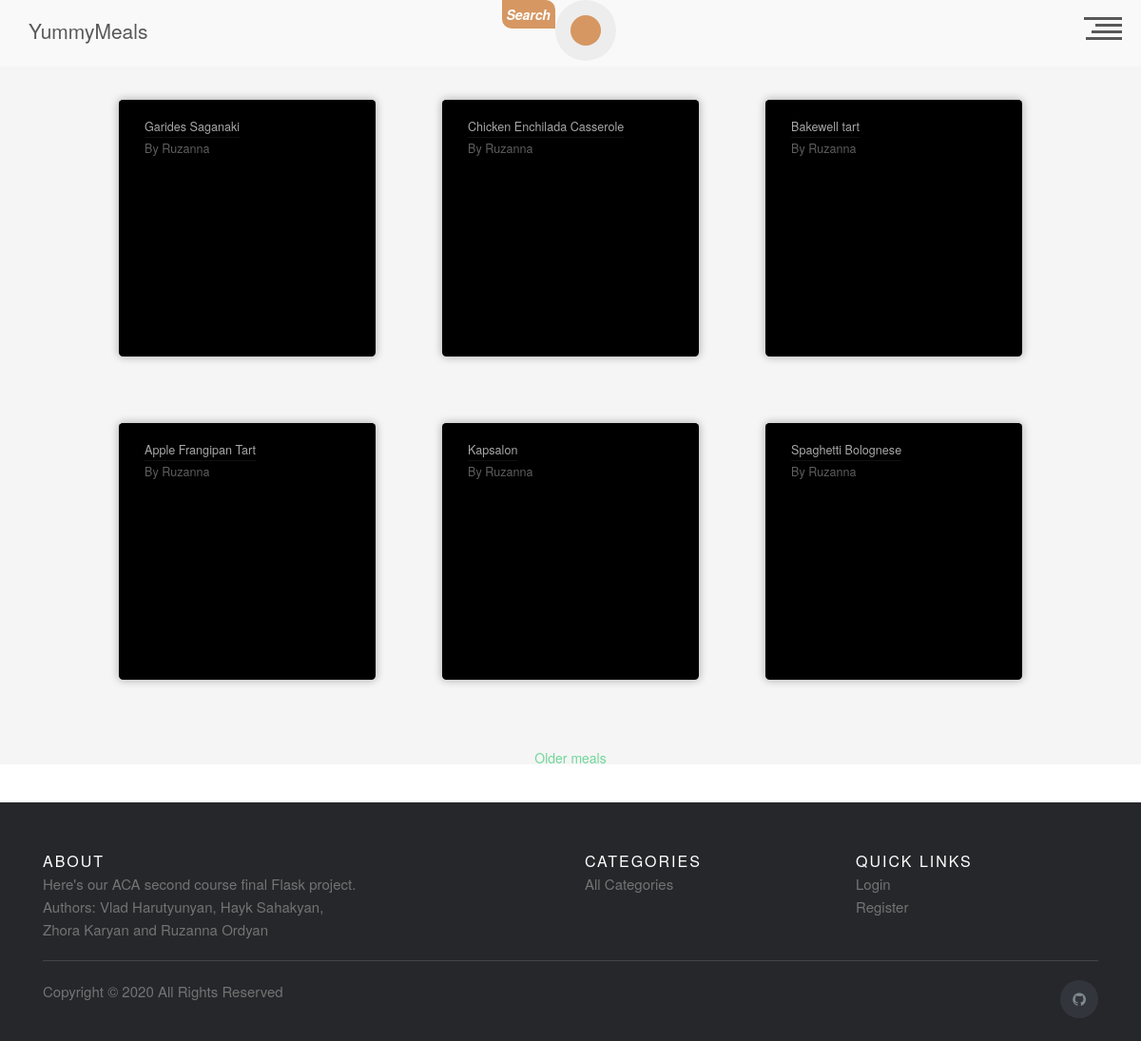
The page /meal/ on the database its author committed.
### app/meals/models.py (models this page shows, shortened)
class Meal(db.Model):
    __tablename__ = 'meal'
    id = Column(Integer, primary_key=True)
    name = Column(String)
    category_id = Column(Integer, ForeignKey('category.id'))
    area_id = Column(Integer, ForeignKey('area.id'))
    author_id = Column(Integer, ForeignKey('user.id'), default=1)
    instructions = Column(String)
    img_link = Column(String, default='default.jpg')
    tags = Column(String)
    video_link = Column(String)
    date_posted = Column(db.DateTime, nullable=False, default=datetime.utcnow)
    area = relationship("Area")
    category = relationship("Category")
    user = relationship("User")

### app/users/models.py (models this page shows, shortened)
class User(db.Model, UserMixin):
    id = db.Column(db.Integer, primary_key=True)
    username = db.Column(db.String(20), unique=True, nullable=False)
    email = db.Column(db.String(120), unique=True, nullable=False)
    image_file = db.Column(
        db.String(20), nullable=False, default='default.jpg')
    password = db.Column(db.String(60), nullable=False)
    comment = db.relationship('UserComments', backref='author', lazy=True)
    is_admin = db.Column(db.Boolean, default=False)

### app/meals/routes.py (the view)
@meals_bp.route('/')
def test_route():
    page = request.args.get('page', 1, type=int)
    meallist = Meal.query.paginate(page, 6, False)
    next_url = url_for('meals.test_route', page=meallist.next_num) \
        if meallist.has_next else None
    prev_url = url_for('meals.test_route', page=meallist.prev_num) \
        if meallist.has_prev else None
    return render_template(
        'main_page.html',
        meallist=meallist,
        next_url=next_url,
        prev_url=prev_url,
    )

### app/meals/templates/main_page.html (shortened to what this page needs)
{% extends 'base.html' %}
{% block content %}
    <link rel="stylesheet" href={{ url_for('meals.static', filename='css/main.css') }}  />
<div class="flexbox">
    {% for meal in meallist.items %}
        <div class="food-card" style="background-image:url(
          {% if meal.author_id != 1 %}
            {{url_for('meals.static' ,filename = meal.img_link )}}
          {% else %}
            {{meal.img_link}}
          {% endif %}
          );">
    <div class="food-card-content">
      <div class="heading show">
        <h2>{{meal.name}}</h2>
      </div>
      <div class="heading author show">
        <h5>By <a href="{{url_for('users.users_profiles' , u_id = meal.user.id)}}" class="profile">{{meal.user.username}}</a></h5>
      </div>
    </div>
  </div>
    {% endfor %}
</div>
<div class="nav_btns">
    {% if next_url %}
    <a href="{{ next_url }}">  Older meals </a>
    {% endif %}
</div>
{% endblock content %}

### app/index/templates/base.html (shortened to what this page needs)
<!DOCTYPE html>
<html lang="en">
<head>
    <link rel="stylesheet" href= "{{ url_for('index.static', filename='css/base.css') }}"  />
    <link rel="stylesheet" href="https://stackpath.bootstrapcdn.com/bootstrap/4.5.0/css/bootstrap.min.css">
    <link rel="stylesheet" href="https://cdnjs.cloudflare.com/ajax/libs/font-awesome/4.7.0/css/font-awesome.min.css">
    <link rel="stylesheet" href="https://cdnjs.cloudflare.com/ajax/libs/twitter-bootstrap/3.3.7/css/bootstrap.min.css">
</head>
<body id="page-top">
    {% include 'header.html' %}
<section id="preloader-section">
        <section/>
    <main class="main-content">
    {% block content %}
    {% endblock content %}
    </main>
    {% extends 'footer.html' %}

### app/index/templates/header.html (shortened to what this page needs)
<link rel="stylesheet" href="{{url_for('index.static',filename='css/header.css') }}">
<header>
  <h1 id="site-title"><a style="display:flex;" href="/">YummyMeals</a></h1>
<div class="search-form">
<p class="head_search_txt">Search</p>
 <form  method = 'GET' action="{{url_for('meals.meal_search')}}">
    <button style = "outline:none;" class="head_search_btn" type = 'submit'></button>
  </form>
</div>
  <div id="nav-trigger" role="button">
    <div class="line l-01"></div>
    <div class="line l-02"></div>
    <div class="line l-03"></div>
    <div class="line l-04"></div>
  </div>
</header>

### app/index/templates/footer.html
    <footer class="site-footer">
      <div class="container">
        <div class="row">
          <div class="col-sm-12 col-md-6">
            <h6>About</h6>
            <p class="text-justify">Here's our ACA second course final Flask project. <br/>
            Authors: Vlad Harutyunyan, Hayk Sahakyan, <br/> Zhora Karyan and Ruzanna Ordyan</p>
          </div>
          <div class="col-xs-6 col-md-3">
            <h6>Categories</h6>
            <ul class="footer-links">
                <li><a href="{{ url_for('meals.categories_list') }}">All Categories</a></li>
            </ul>
          </div>
          <div class="col-xs-6 col-md-3">
            <h6>Quick Links</h6>
            <ul class="footer-links">
             {% if  current_user.username %}
                <li><a href="{{ url_for('users.logout') }}">Logout</a></li>
                <li><a href="{{ url_for('users.account_get') }}">Settings</a></li>
                <li><a href="{{ url_for('users.users_profiles' , u_id = current_user.id) }}">My profile</a></li>
                <li><a href="{{ url_for('users.new_recipe_get') }}">New Recipe</a></li>
                <li><a href="{{ url_for('users.support_get') }}">Support</a></li>
                {% else %}
                <li><a href="{{ url_for('users.login') }}">Login</a></li>
                <li><a href="{{ url_for('users.register') }}">Register</a></li>
            {% endif %}
            </ul>
          </div>
        </div>
        <hr>
      </div>
      <div class="container">
        <div class="row">
          <div class="col-md-8 col-sm-6 col-xs-12">
            <p class="copyright-text">Copyright &copy; 2020 All Rights Reserved
            </p>
          </div>
          <div class="col-md-4 col-sm-6 col-xs-12">
            <ul class="social-icons">
              <li><a class="dribbble" href="https://github.com/Vlad-Harutyunyan/YummyMeals"><i class="fa fa-github"></i></a></li>
            </ul>
          </div>
        </div>
      </div>
</footer>

### app/index/static/css/base.css (style rules this page uses)
* { margin: 0; padding: 0; outline: none; box-sizing: border-box; }
body { background-color: #ededed; }
#preloader-section { box-sizing: border-box; margin: 0; padding: 0; }
.site-footer { background-color:#26272b !important; padding:45px 0 20px; font-size:15px; line-height:24px; color:#737373; }
.site-footer hr { border-top-color:#bbb; opacity:0.5 }
.site-footer h6 { color:#fff; font-size:16px; text-transform:uppercase; margin-top:5px; letter-spacing:2px }
.site-footer a { color:#737373; }
.footer-links { padding-left:0; list-style:none }
.footer-links li { display:block }
.footer-links a { color:#737373 }
.site-footer .social-icons { text-align:right }
.site-footer .social-icons a { width:40px; height:40px; line-height:40px; margin-left:6px; margin-right:0; border-radius:100%; background-color:#33353d }
.copyright-text { margin:0 }
.social-icons { padding-left:0; margin-bottom:0; list-style:none }
.social-icons li { display:inline-block; margin-bottom:4px }
.social-icons a { background-color:#eceeef; color:#818a91; font-size:16px; display:inline-block; line-height:44px; width:44px; height:44px; text-align:center; margin-right:8px; border-radius:100%; -webkit-transition:all .2s linear; -o-transition:all .2s linear; transition:all .2s linear }

### app/meals/static/css/main.css (style rules this page uses)
html { font-family:"Open Sans",sans-serif; height:100%; width:100%; background:whitesmoke; }
div.show { position:relative;overflow:hidden;width:fit-content; }
div.show > h1,div.show > h2,div.show > h3,div.show > h4,div.show > h5,div.show > p { animation:1s show-slow ease-in; }
.heading > * { margin:0;padding:4px 0;line-height:1.125;white-space:nowrap;overflow:hidden;text-overflow:ellipsis;max-width:200px; }
.author > h5 { opacity:0.56;line-height:1.25; }
hr { background:#ffffff45;border:none;padding:0.5px; }
.food-card { position:relative;width:300px;height:300px;margin:20px 20px;border-radius:5px;box-shadow:0 0 10px 1px #00000045;background:black no-repeat right top ;background-size:auto 300px;color:white;overflow:hidden; }
.flexbox { display:flex;justify-content:center;vertical-align:middle;flex-wrap:wrap; }
.food-card-content { background:black;padding:20px 30px;opacity:0.66;transition:0.5s ease all; }
.food-card { transform:scale(0.9);transition:0.5s all ease; }
.profile { color:white; }
.nav_btns { width: 100%; text-align: center; margin: 40px auto; }

### rows shown on the page
Meal: name "Garides Saganaki", user.username "Ruzanna"
Meal: name "Chicken Enchilada Casserole", user.username "Ruzanna"
Meal: name "Bakewell tart", user.username "Ruzanna"
Meal: name "Apple Frangipan Tart", user.username "Ruzanna"
Meal: name "Kapsalon", user.username "Ruzanna"
Meal: name "Spaghetti Bolognese", user.username "Ruzanna"
